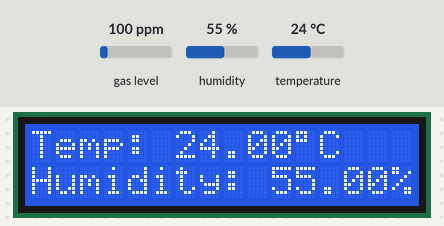
The sketch below on a simulated Arduino Uno, built with avr-gcc and run on an emulated ATmega328P. Shown: 16×2 character LCD. The inputs (shaded band) are chosen by the test bench; at power-on: gas level 100 ppm, humidity 55 %, temperature 24 °C.

Above: at 1.7 s.
1.8 s: gas level set to 20 ppm
At 3.2 s:
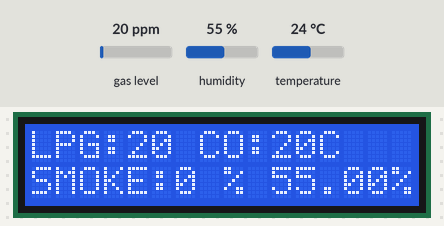
7.1 s: gas level set to 250 ppm
At 8.6 s:
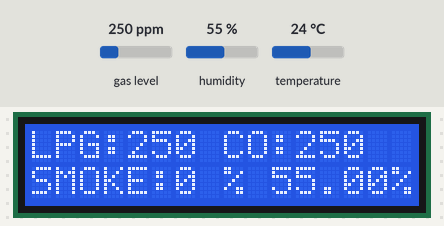
12.9 s: gas level set to 500 ppm
At 18.3 s:
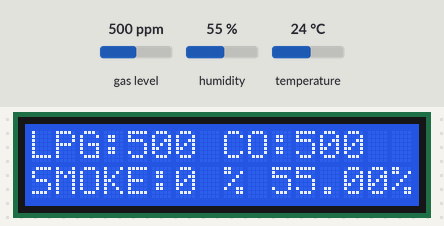
Timing chart, 0 to 19.8 s (numbered marks = the images above; inputs shaded):
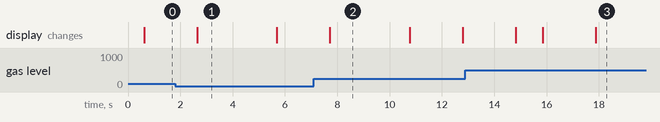

The sketch:

gas_Code.ino
```cpp
  #include <MQ2.h>
  #include <Wire.h>
  #include <LiquidCrystal_I2C.h>
  #include <dht.h>

dht DHT;

#define DHT11_PIN 7
  //I2C pins declaration
  LiquidCrystal_I2C lcd(0x27, 16, 2);
int Analog_Input = A0;
int lpg, co, smoke;


MQ2 mq2(Analog_Input);

void setup(){
  Serial.begin(9600);
  lcd.begin();//Defining 16 columns and 2 rows of lcd display
  lcd.backlight();
  mq2.begin();
}
void loop(){

 int chk = DHT.read11(DHT11_PIN);
  int cnt=0;
  while(1){
    if(cnt%2==0)
    {

  lcd.setCursor(0,0);
  lcd.print("Temp: ");
  lcd.print(DHT.temperature);
  lcd.print((char)223);
  lcd.print("C");
  lcd.setCursor(0,1);
  lcd.print("Humidity: ");
  lcd.print(DHT.humidity);
  lcd.print("%");
  delay(1000);

   }
    cnt++;
    delay(1000);
gas();
  }
}

void gas(){
   float* values= mq2.read(true); //set it false if you don't want to print the values in the Serial
  //lpg = values[0];
  lpg = mq2.readLPG();
  //co = values[1];
  co = mq2.readCO();
  //smoke = values[2];
  smoke = mq2.readSmoke();
  lcd.setCursor(0,0);
  lcd.print("LPG:");
  lcd.print(lpg);
  lcd.print(" CO:");
  lcd.print(co);
  lcd.setCursor(0,1);
  lcd.print("SMOKE:");
  lcd.print((smoke*100)/1000000);
  lcd.print(" %");
  delay(1000);


  }
```

Measured:
- after the input at 1.8 s, the display: changes after 0.84 s (image 1)
- after the input at 7.1 s, the display: changes after 0.61 s (image 2)
- after the input at 12.9 s, the display: changes after 1.9 s (image 3)
- what the display in image 1 shows lasts 3.1 s, from 2.6 s to 5.7 s
